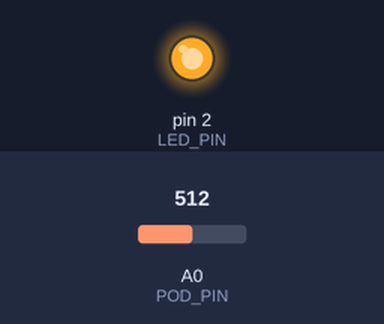
Bench run of a sketch on a simulated Arduino Uno, built with avr-gcc and run on an emulated ATmega328P. On the bench: output pins drawn as LEDs (lit = HIGH). Inputs (shaded band) come from the test bench; at power-on: A0 (POD_PIN) = 512.

Above: at 1.2 s.
1.3 s: A0 (POD_PIN) set to 499
At 2.5 s:
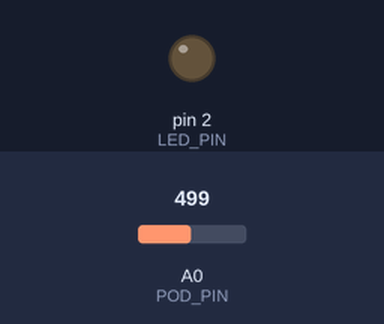
2.8 s: A0 (POD_PIN) set to 716
At 3.7 s:
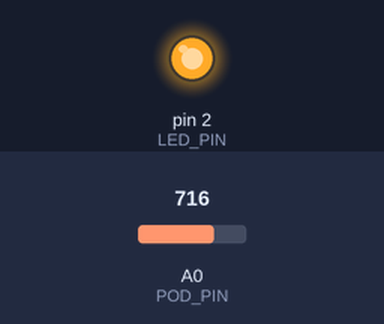
4.3 s: A0 (POD_PIN) set to 511
At 4.9 s:
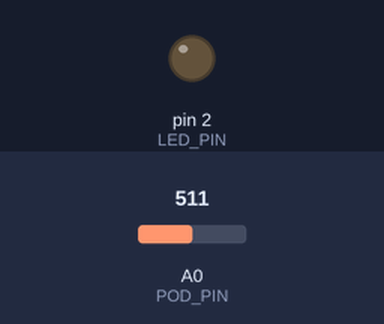
Timing chart, 0 to 7.3 s (numbered marks = the images above; inputs shaded):
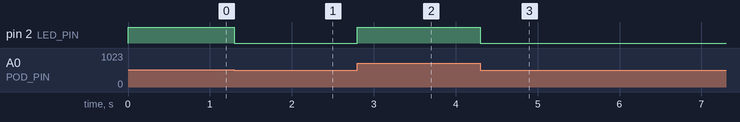

The sketch:

Lamp_with_controlled_brightness.ino
```cpp
#include <Arduino.h>

#define LED_PIN 2
#define POD_PIN A0

void setup()
{
    pinMode(LED_PIN, OUTPUT);
    pinMode(POD_PIN, INPUT);
}

void loop()
{
    int rotation;
    int brightness;

    rotation = analogRead(POD_PIN);
    brightness = rotation / 4;

    analogWrite(LED_PIN, brightness);
}
```

Measured:
- the behaviour switches between 512 and 511 on A0 (POD_PIN) (found by bisection; images 0 and 1)
- after the input at 1.3 s, pin 2 (LED_PIN): HIGH → LOW at once
- after the input at 2.8 s, pin 2 (LED_PIN): LOW → HIGH at once
- after the input at 4.3 s, pin 2 (LED_PIN): HIGH → LOW at once
